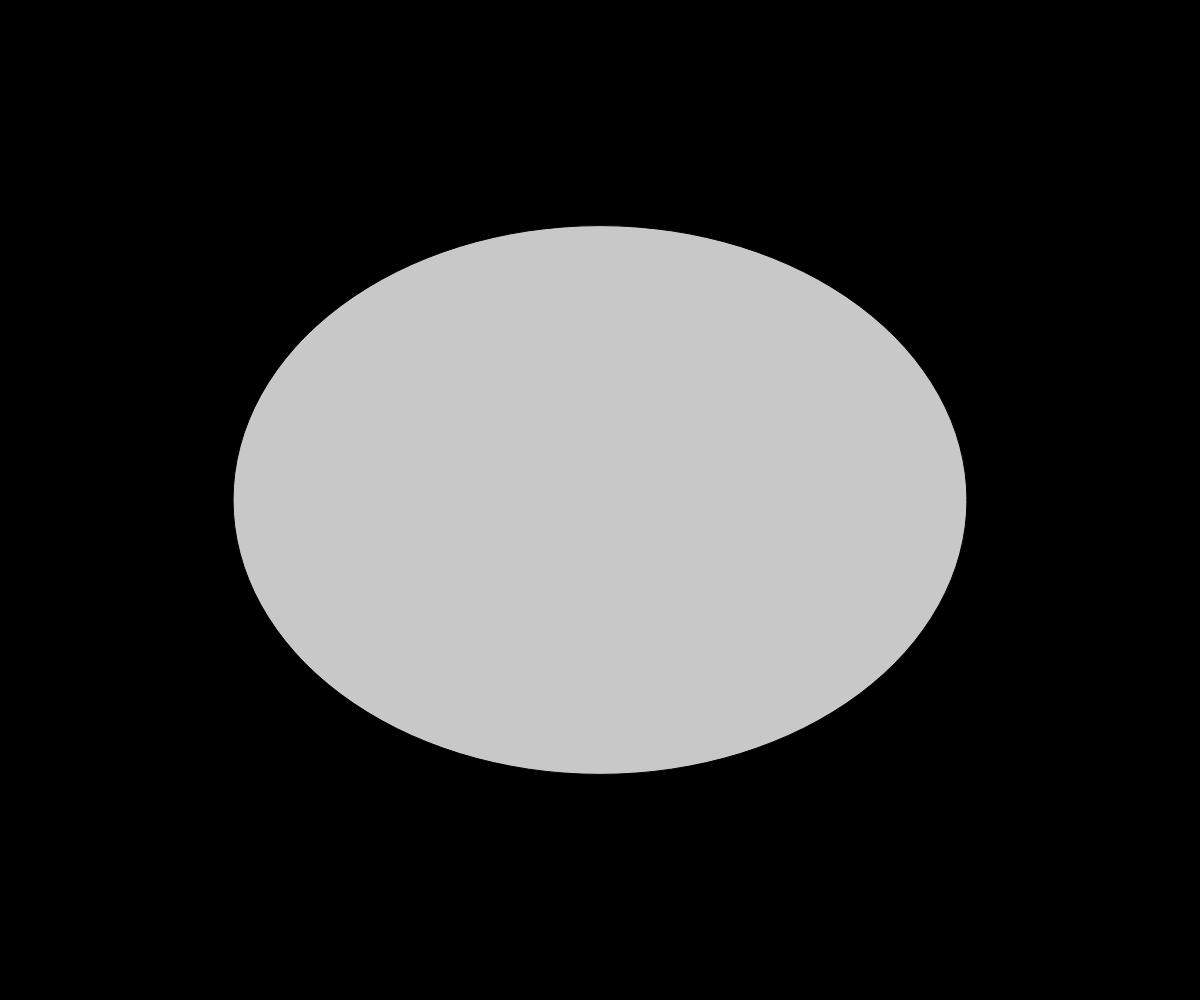
Frame 1 (no input)
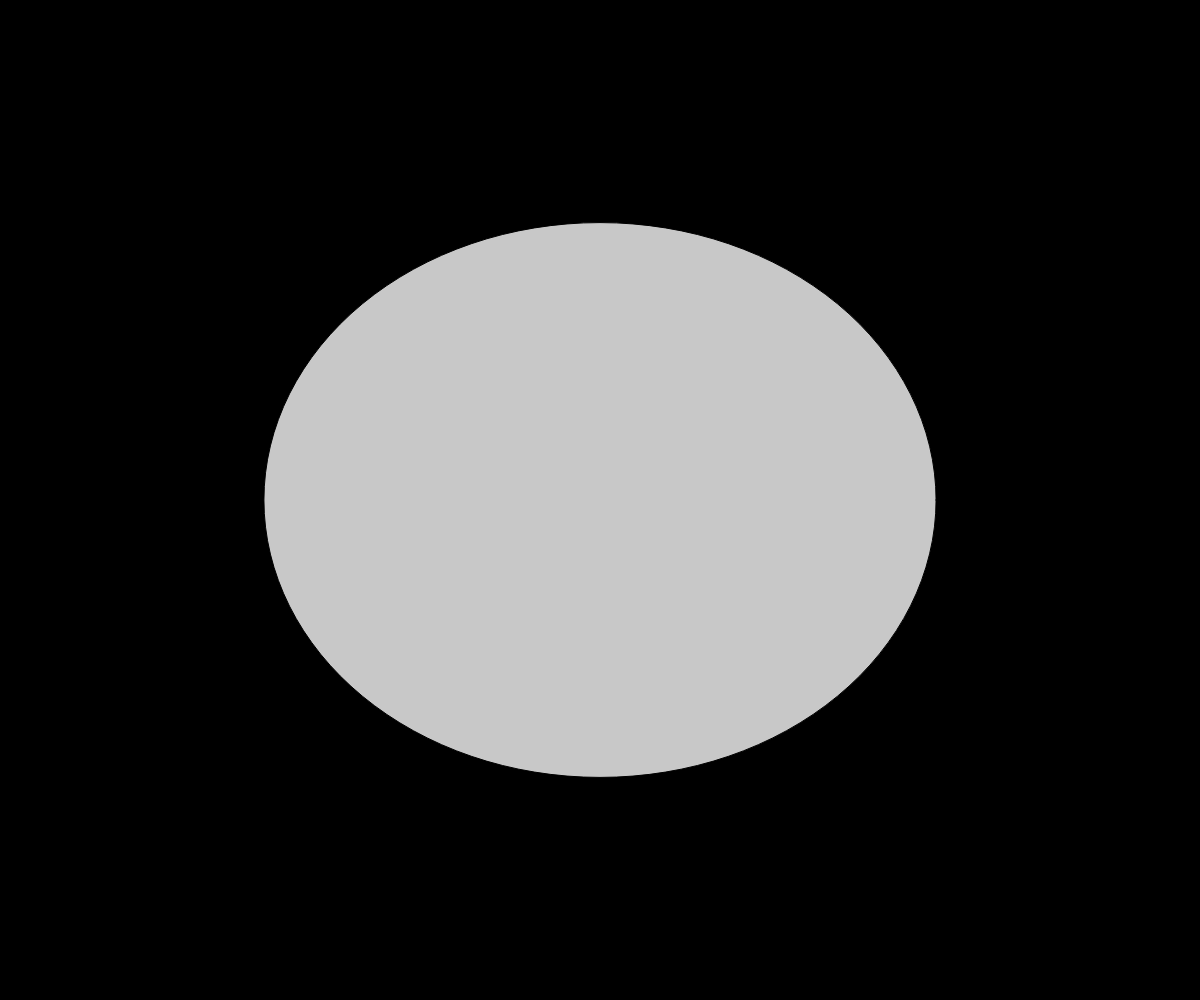
Frame 60 (no input)
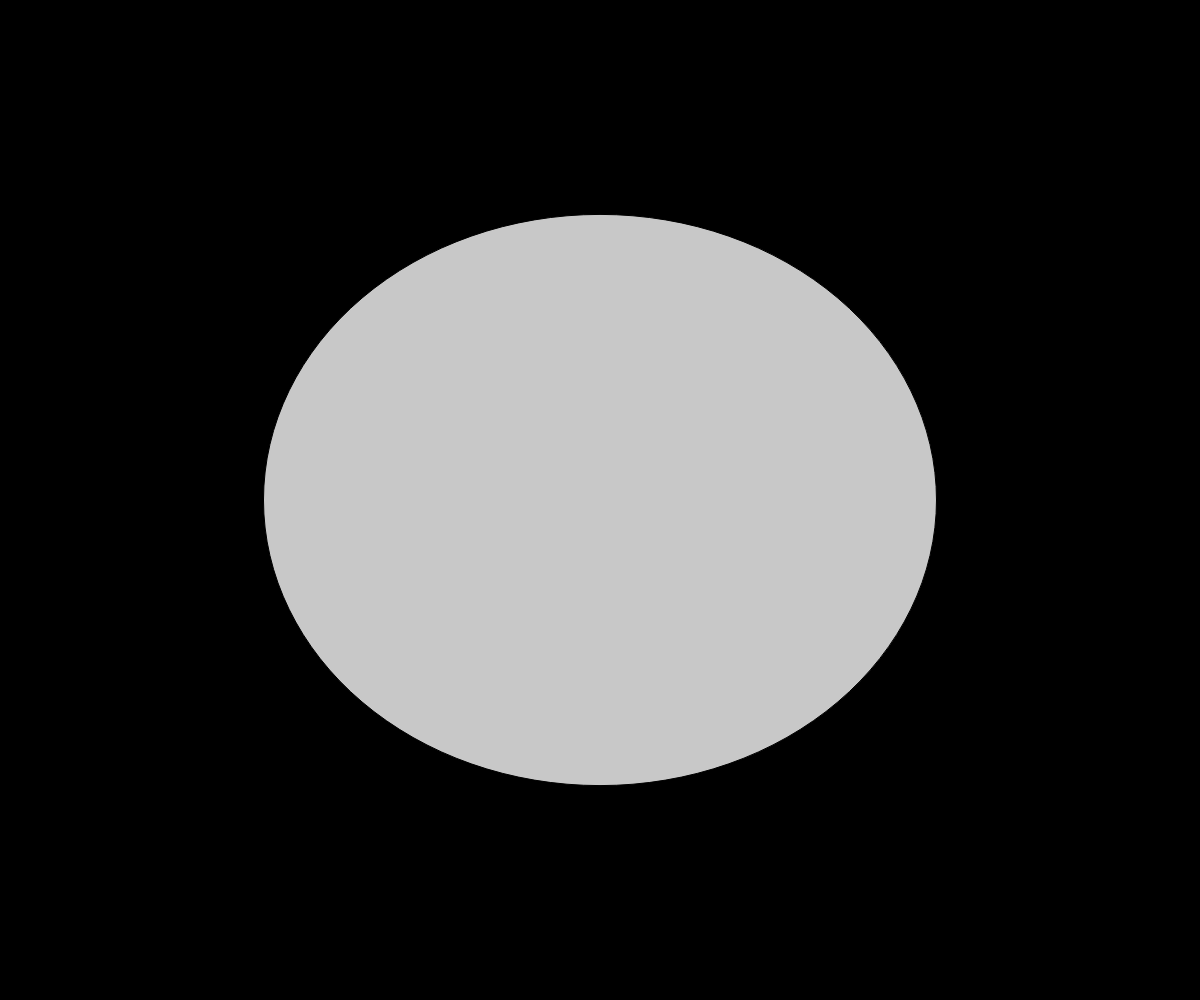
Frame 120 (the mouse pressed at the canvas centre since frame 60)

The p5.js sketch that drew these frames (run headless with seeded random() and noise() and a simulated clock; from frame 60 on, the mouse is pressed at the canvas centre):

// p5.js sketch
// ── sketch.js
/**
* Based on Learning Processing, exercise 13-3
* Adapted for p5js by Kevin Siwoff, Fall 2015
*/

var xtime = 0.0;
var ytime = 100.0;
var incr = 0.01;

function setup(){
  createCanvas(windowWidth,windowHeight);
}
function draw(){
  background(0);
  var noiseWidth = width/2 + 200 * noise(xtime);
  var noiseHeight = height/2 + 200 * noise(ytime);
  
  xtime+=incr;
  ytime+=incr;
  
  fill(200);
  ellipse(width/2,height/2, noiseWidth,noiseHeight);
}
